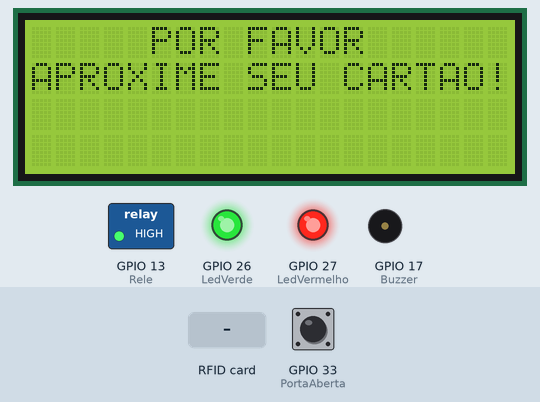
The sketch below on a simulated ESP32. On the bench: 20×4 character LCD, switched loads named in the sketch (green lamp = pin HIGH), output pins drawn as LEDs (lit = HIGH), buzzer (waves = sounding, pin HIGH). Inputs (shaded band) come from the test bench; at power-on: GPIO 33 (PortaAberta) HIGH. What the sketch prints to the serial monitor is not drawn.

Above: at 1.3 s.
1.4 s: RFID card 62 92 7C 1C held to the reader
At 2.8 s:
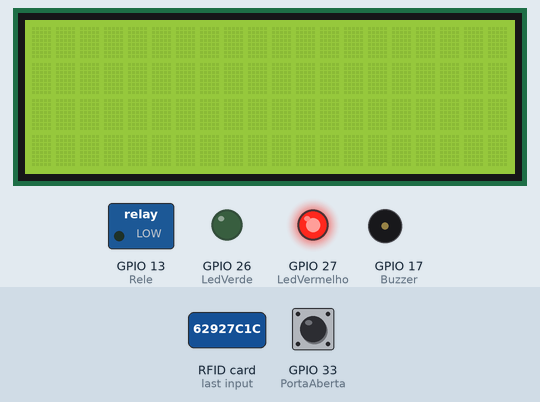
4.0 s: GPIO 33 (PortaAberta) pulled LOW for 0.15 s
At 4.6 s:
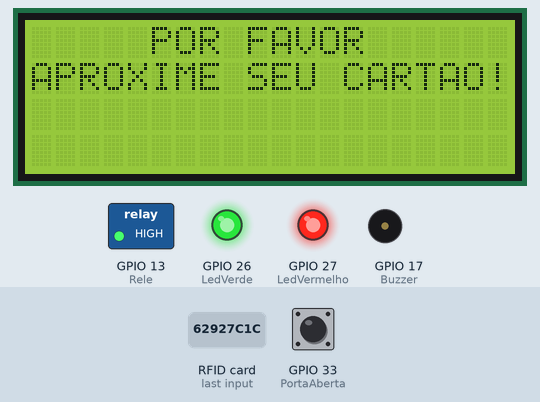
5.6 s: RFID card 5E 7A 19 C4 held to the reader
At 7.8 s:
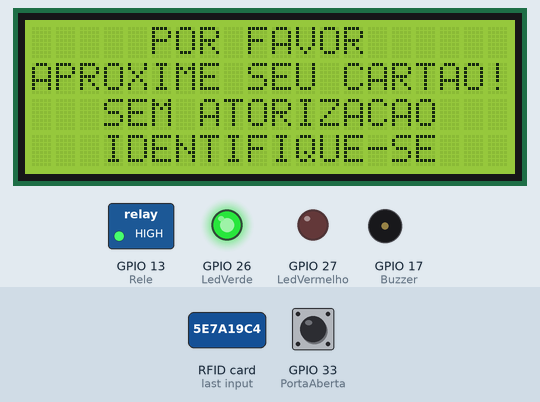
8.6 s: RFID card 2D CA 08 1C held to the reader
11.6 s: GPIO 33 (PortaAberta) pulled LOW for 3.2 s
At 13.7 s:
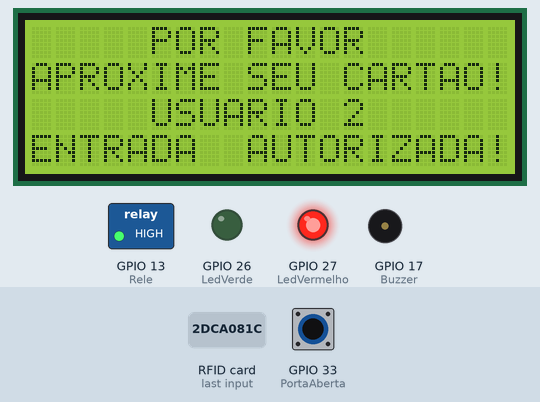
16.3 s: RFID card CA 75 DD 23 held to the reader
At 16.54 s:
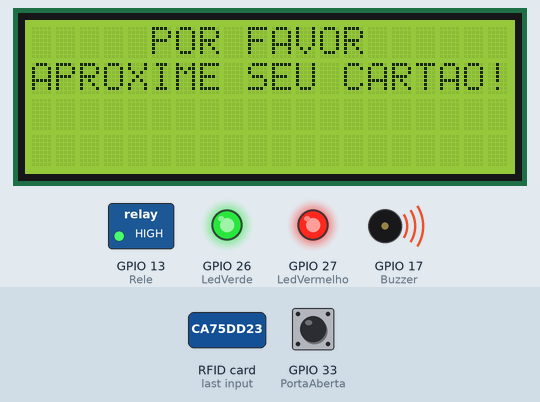
Timing chart, 0 to 19.3 s (numbered marks = the images above; inputs shaded):
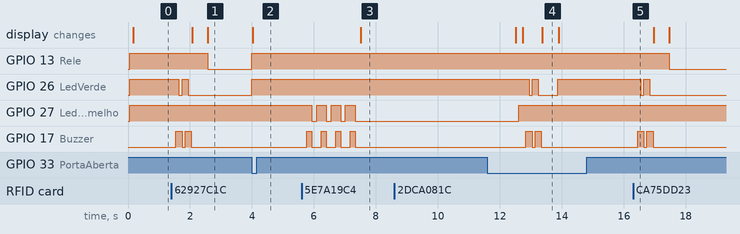

The sketch:

ControleDeAcessoPorRobsonBrasil.ino
```cpp
//Controle de Acesso com TAG via RFID
//Autor : Robson Brasil
//Versão : 5
//Última Modificação : 08/02/2023

// --- Bibliotecas Auxiliares ---
#include <EEPROM.h>  // We are going to read and write PICC's UIDs from/to EEPROM
#include <SPI.h>
#include <MFRC522.h>
#include <locale.h>
#include <LiquidCrystal.h>
#include <LiquidCrystal_I2C.h>
#include <Wire.h>

// --- Mapeamento de Hardware ---
#define SS_PIN 5
#define RST_PIN 2
#define LedVerde 26
#define LedVermelho 27
#define Buzzer 17
#define Rele 13  //Ligado em um LED para testes, toque-o pelo sensor que vc preferir
#define PortaAberta 33  //Sensor de fim de curso, o RFID só lerá outro cartão, quando a porta for fechada

MFRC522 mfrc522(SS_PIN, RST_PIN);  // Cria instância com MFRC522

// --- Protótipo das Funções Auxiliares ---
void rfid_func();  //Função para identificação das tags RFID

// --- Variáveis Globais ---
char st[20];

// set the LCD number of columns and rows
int ColunasLCD = 20;
int LinhasLCD = 4;

// set LCD address, number of columns and rows
// if you don't know your display address, run an I2C scanner sketch
LiquidCrystal_I2C lcd(0x27, ColunasLCD, LinhasLCD);

String RFIDouNFC1 = "62 92 7C 1C";
String RFIDouNFC2 = "2D CA 08 1C";
String RFIDouNFC3 = "CA 75 DD 23";
String RFIDouNFC4 = "XX XX XX XX";

String messageStatic0 = "POR FAVOR";
String messageStatic1 = "APROXIME SEU CARTAO!";
String messageStatic2 = "USUARIO 1";
String messageStatic3 = "ENTRADA  AUTORIZADA!";
String messageStatic4 = "USUARIO 2";
String messageStatic5 = "USUARIO 3";
String messageStatic6 = "PORTA ABERTA";
String messageStatic7 = "SEM ATORIZACAO";
String messageStatic8 = "IDENTIFIQUE-SE";
String messageStatic9 = "FECHE A PORTA!";

// Function to scroll text
// The function acepts the following arguments:
// row: row number where the text will be displayed
// message: message to scroll
// delayTime: delay between each character shifting
// ColunasLCD: number of columns of your LCD
void scrollText(int row, String message, int delayTime, int ColunasLCD) {
  for (int i = 0; i < ColunasLCD; i++) {
    message = " " + message;
  }
  message = message + " ";
  for (int pos = 0; pos < message.length(); pos++) {
    lcd.setCursor(0, row);
    lcd.print(message.substring(pos, pos + ColunasLCD));
    delay(delayTime);
  }
}

// --- Configurações Iniciais ---
void setup() {
  pinMode(LedVerde, OUTPUT);
  pinMode(LedVermelho, OUTPUT);
  pinMode(Buzzer, OUTPUT);
  pinMode(Rele, OUTPUT);        //Ligado em um LED para testes, toque-o pelo sensor que vc preferir
  pinMode(PortaAberta, INPUT_PULLUP);  //Sensor de fim de curso, o RFID só lerá outro cartão, quando a porta for fechada
  Serial.begin(115200);              // Inicia comunicação Serial em 9600 baud rate
  SPI.begin();                       // Inicia comunicação SPI bus
  mfrc522.PCD_Init();                // Inicia MFRC522

  setlocale(LC_ALL, "Portuguese");
  Serial.print(F("Aproxime o seu cartão do leitor..."));
  Serial.println("Se Autorizado, a porta se abrirá!!");

  //saídas iniciam desligadas
  digitalWrite(Rele, HIGH);
  digitalWrite(LedVerde, HIGH);
  digitalWrite(LedVermelho, HIGH);
  digitalWrite(Buzzer, LOW);

  // initialize LCD
  lcd.begin();
  // turn on LCD backlight
  lcd.backlight();

}  //end setup

// --- Loop Infinito ---
void loop() {

  rfid_func();  //chama função para identificação de tags RFID
  // set cursor to first column, first row
  lcd.setCursor(5, 0);
  // print static message
  lcd.print(messageStatic0);
  // set cursor to second column, first row
  lcd.setCursor(0, 1);
  // print static message
  lcd.print(messageStatic1);

  setlocale(LC_ALL, "Portuguese");

}  //end loop

// === Funções Auxiliares ===
void rfid_func()  //Função para identificação das tags RFID
{
  // -- Verifica novas tags --
  if (!mfrc522.PICC_IsNewCardPresent()) {
    return;
  }
  // Seleciona um dos cartões
  if (!mfrc522.PICC_ReadCardSerial()) {
    return;
  }

  // Mostra UID na serial
  setlocale(LC_ALL, "Portuguese");
  Serial.print(F("Número de Identificação da TAG lida!!!!  ---->"));
  String conteudo = "";
  byte letra;
  for (byte i = 0; i < mfrc522.uid.size; i++) {
    Serial.print(mfrc522.uid.uidByte[i] < 0x10 ? " 0" : " ");
    Serial.print(mfrc522.uid.uidByte[i], HEX);
    conteudo.concat(String(mfrc522.uid.uidByte[i] < 0x10 ? " 0" : " "));
    conteudo.concat(String(mfrc522.uid.uidByte[i], HEX));
  }
  Serial.println();
  conteudo.toUpperCase();

  //Cadastro das TAG Novas
  if (conteudo.substring(1) == RFIDouNFC1)  //Cartão 1 para liberar acesso
  {
    digitalWrite(LedVerde, HIGH);
    delay(100);
    digitalWrite(Buzzer, HIGH);
    delay(100);
    digitalWrite(LedVerde, LOW);
    delay(100);
    digitalWrite(Buzzer, LOW);
    digitalWrite(LedVerde, HIGH);
    delay(100);
    digitalWrite(Buzzer, HIGH);
    delay(100);
    digitalWrite(LedVerde, LOW);
    delay(100);
    digitalWrite(Buzzer, LOW);
    // print static message
    lcd.setCursor(5, 2);
    lcd.print(messageStatic2);
    lcd.setCursor(0, 3);
    // print scrolling message
    lcd.print(messageStatic3);
    delay(500);
    lcd.clear();  // limpa a tela

    //Mantém acesso liberado até acionar o sensor de porta
    while (digitalRead(PortaAberta)) digitalWrite(Rele, LOW);
    digitalWrite(Rele, HIGH);
    while (digitalRead(PortaAberta)) digitalWrite(LedVerde, LOW);
    digitalWrite(LedVerde, HIGH);

  }

  //Cadastro das TAG Novas
  if (conteudo.substring(1) == RFIDouNFC2)  //Cartão 2 para liberar acesso
  {
    digitalWrite(LedVerde, HIGH);
    delay(100);
    digitalWrite(Buzzer, HIGH);
    delay(100);
    digitalWrite(LedVerde, LOW);
    delay(100);
    digitalWrite(Buzzer, LOW);
    digitalWrite(LedVerde, HIGH);
    delay(100);
    digitalWrite(Buzzer, HIGH);
    delay(100);
    digitalWrite(LedVerde, LOW);
    delay(100);
    digitalWrite(Buzzer, LOW);
    lcd.setCursor(5, 2);
    lcd.print(messageStatic4);
    lcd.setCursor(0, 3);
    // print scrolling message
    lcd.print(messageStatic3);
    delay(500);
    lcd.clear();  // limpa a tela

    //Mantém acesso liberado até acionar o sensor de porta
    while (digitalRead(PortaAberta)) digitalWrite(Rele, LOW);
    digitalWrite(Rele, HIGH);
    while (digitalRead(PortaAberta)) digitalWrite(LedVerde, LOW);
    digitalWrite(LedVerde, HIGH);
  }

  if (conteudo.substring(1) == RFIDouNFC3)  //Cartão 3 para liberar acesso
  {
    digitalWrite(LedVerde, HIGH);
    delay(100);
    digitalWrite(Buzzer, HIGH);
    delay(100);
    digitalWrite(LedVerde, LOW);
    delay(100);
    digitalWrite(Buzzer, LOW);
    digitalWrite(LedVerde, HIGH);
    delay(100);
    digitalWrite(Buzzer, HIGH);
    delay(100);
    digitalWrite(LedVerde, LOW);
    delay(100);
    digitalWrite(Buzzer, LOW);
    lcd.setCursor(5, 2);
    lcd.print(messageStatic5);
    lcd.setCursor(0, 3);
    // print scrolling message
    lcd.print(messageStatic3);
    delay(500);
    lcd.clear();  // limpa a tela

    //Mantém acesso liberado até acionar o sensor de porta
    while (digitalRead(PortaAberta)) digitalWrite(Rele, LOW);
    digitalWrite(Rele, HIGH);
    while (digitalRead(PortaAberta)) digitalWrite(LedVerde, LOW);
    digitalWrite(LedVerde, HIGH);
  }

  if (conteudo.substring(1) != RFIDouNFC1)        //Cartão 1
    if (conteudo.substring(1) != RFIDouNFC2)      //Cartão 2
      if (conteudo.substring(1) != RFIDouNFC3)    //Cartão 3
        if (conteudo.substring(1) != RFIDouNFC4)  //outras tags

        {
          // Aciona LED vermelho e Buzzer
          digitalWrite(LedVermelho, HIGH);
          delay(155);
          digitalWrite(Buzzer, HIGH);
          delay(155);
          digitalWrite(LedVermelho, LOW);
          digitalWrite(Buzzer, LOW);
          delay(155);
          digitalWrite(LedVermelho, HIGH);
          delay(155);
          digitalWrite(Buzzer, HIGH);
          delay(155);
          digitalWrite(LedVermelho, LOW);
          digitalWrite(Buzzer, LOW);
          delay(155);
          digitalWrite(LedVermelho, HIGH);
          delay(155);
          digitalWrite(Buzzer, HIGH);
          delay(155);
          digitalWrite(LedVermelho, LOW);
          digitalWrite(Buzzer, LOW);
          delay(155);
          digitalWrite(LedVermelho, HIGH);
          delay(155);
          digitalWrite(Buzzer, HIGH);
          delay(155);
          digitalWrite(LedVermelho, LOW);
          digitalWrite(Buzzer, LOW);
          delay(155);
          lcd.setCursor(3, 2);
          lcd.print(messageStatic7);
          lcd.setCursor(3, 3);
          // print scrolling message
          lcd.print(messageStatic8);
          delay(5000);
          lcd.clear();  // limpa a tela

          //while (digitalRead(PortaAberta)) digitalWrite(LedVermelho, LOW);
          digitalWrite(LedVermelho, LOW);
          delay(100);
          digitalWrite(LedVermelho, HIGH);
          delay(100);
        }
}  //end rfid_func
```

Measured:
- after the input at 1.4 s, GPIO 13 (Rele): HIGH → LOW after 1.2 s; GPIO 26 (LedVerde): HIGH → LOW after 0.24 s, → HIGH 0.10 s later, → LOW 0.20 s later; GPIO 17 (Buzzer): alternates HIGH for 0.20 s and LOW for 0.10 s, 4 changes in all, then stays LOW, starting after 0.14 s; the display: first changes after 0.67 s (image 1 shows a later state)
- after the input at 4.0 s, GPIO 13 (Rele), GPIO 26 (LedVerde): LOW → HIGH at once; the display: changes at once (image 2)
- after the input at 5.6 s, GPIO 27 (LedVermelho): alternates HIGH for 0.31 s and LOW for 0.16 s, 7 changes in all, then stays LOW, starting after 0.33 s; GPIO 17 (Buzzer): alternates HIGH for 0.16 s and LOW for 0.31 s, 8 changes in all, then stays LOW, starting after 0.18 s; the display: changes after 1.9 s (image 3)
- after the input at 8.6 s, every drawn part: stays the same
- after the input at 11.6 s, GPIO 13 (Rele): stays HIGH (without the input it goes to LOW after 2.3 s)
- after the input at 16.3 s, GPIO 13 (Rele): HIGH → LOW after 1.2 s; GPIO 26 (LedVerde): HIGH → LOW after 0.24 s, → HIGH 0.10 s later, → LOW 0.20 s later; GPIO 17 (Buzzer): alternates HIGH for 0.20 s and LOW for 0.10 s, 4 changes in all, then stays LOW, starting after 0.14 s
- what the display in image 4 shows lasts 0.5 s, from 13.4 s to 13.9 s
